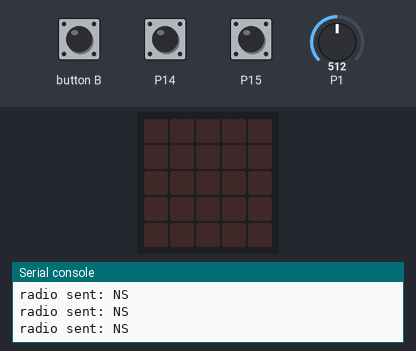
Bench run of a program on a simulated BBC micro:bit running MicroPython. Shown: the board's 5×5 LED display, the last lines printed to the serial console. The inputs (shaded band) are chosen by the test bench; at power-on: P1 = 512, P14 HIGH, P15 HIGH (analog values on the 0–1023 scale). No radio messages arrive unless stated (any console line starting 'radio sent:' is added by the test bench).

Above: at 1.2 s.
1.3 s: P1 set to 307
2.8 s: P1 set to 291
At 3.7 s:
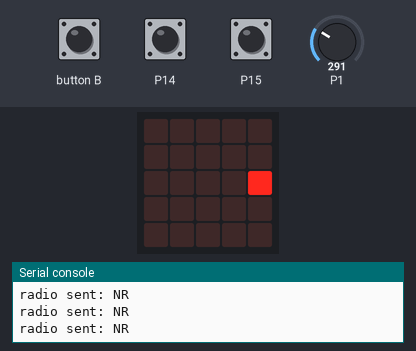
5.8 s: P14 pulled LOW for 0.15 s
At 5.94 s:
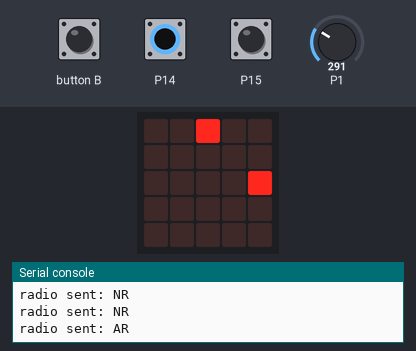
7.5 s: P15 pulled LOW for 0.15 s
At 7.6 s:
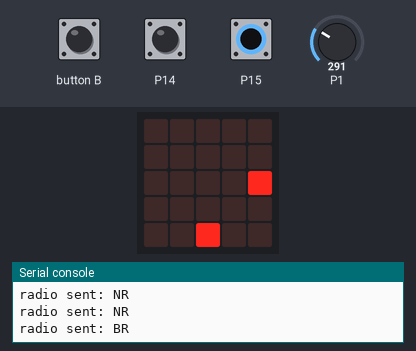
9.2 s: P1 set to 733
At 9.6 s:
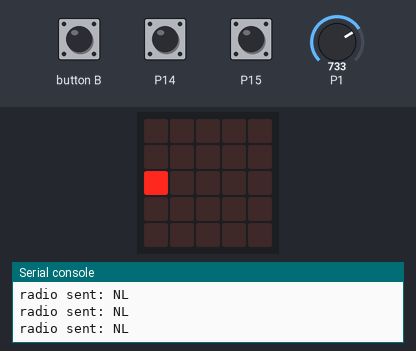
10.7 s: P14 pulled LOW for 1 s
At 11.5 s:
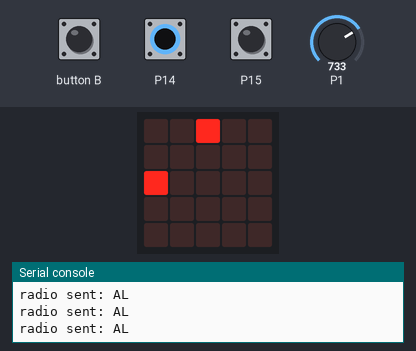
Timing chart, 0 to 13.7 s (numbered marks = the images above; inputs shaded):
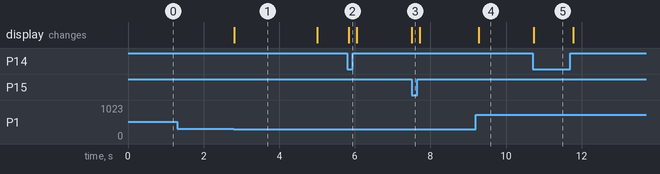

Measured:
- the behaviour switches between 300 and 299 on P1 (found by bisection; images 0 and 1)
- after the input at 2.8 s, the display: changes at once (image 1)
- after the input at 5.8 s, the display: changes at once (image 2)
- after the input at 7.5 s, the display: changes at once (image 3)
- after the input at 9.2 s, the display: changes after 0.08 s (image 4)
- after the input at 10.7 s, the display: changes at once (image 5)
- what the display in image 1 shows lasts 2.2 s, from 2.8 s to 5.0 s

The program:

controller.py
```python
from microbit import *
import radio

pin14.set_pull(pin14.PULL_UP)
pin15.set_pull(pin15.PULL_UP)

radio.config(group = 10)
radio.on()

while True:
    btn_a = pin14.read_digital()
    btn_b = pin15.read_digital()
    stck_x = pin1.read_analog()

    msg = ""
    if btn_a == 0:
        msg = "A"
        display.set_pixel(2,0,9)
    elif btn_b == 0:
        msg = "B"
        display.set_pixel(2,4,9)
    else:
        msg = "N"
    if stck_x < 300:
        msg = msg + "R"
        display.set_pixel(4,2,9)
    elif stck_x > 723:
        msg = msg + "L"
        display.set_pixel(0,2,9)
    else:
        msg = msg + "S"
    if button_b.was_pressed():
        msg = msg + "D"
    radio.send(msg)

    sleep(100)

    display.clear()
```
